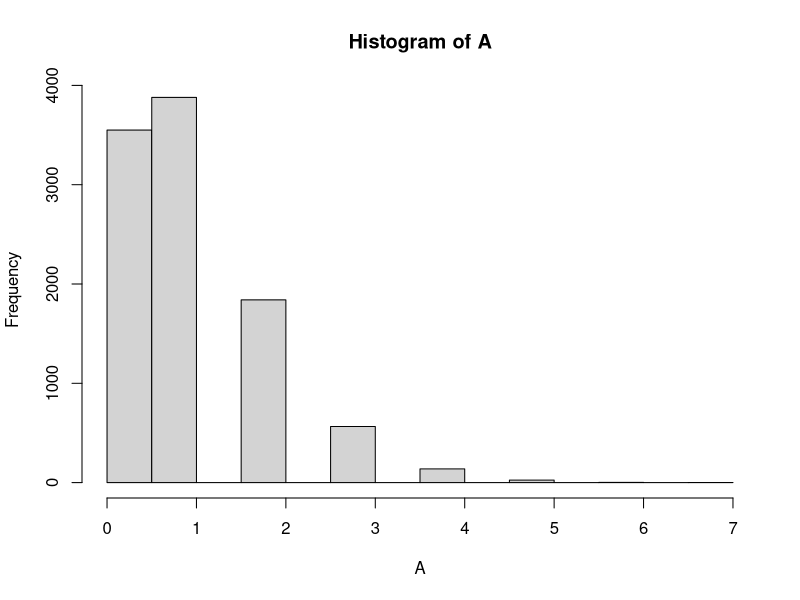
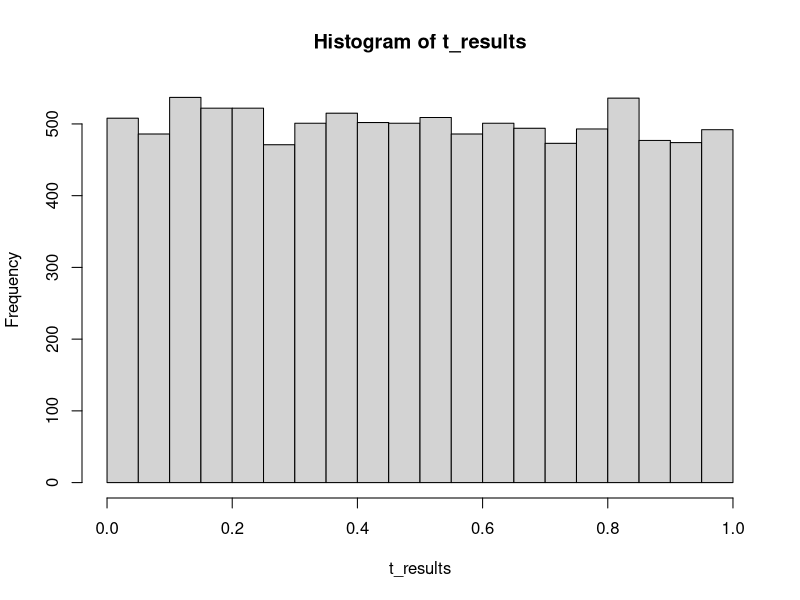
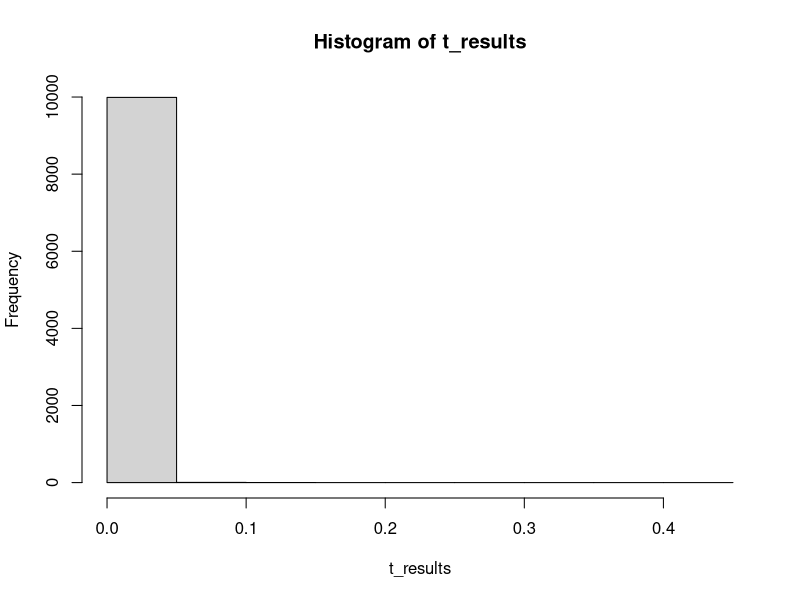

The R script that drew these images, in order:
## ---- chunk 1
knitr::opts_chunk$set(echo = TRUE)
## ---- chunk 2
A <- replicate(10000,rbinom(1,20,.05))
hist(A)

length(A[A > 0])/10000

A<-rbinom(10000,20,.05)
length(A[A > 0])/10000

A<-rbinom(10000,50,.05)
length(A[A > 0])/10000

?rbinom
## ---- chunk 3
t_results <- replicate(10000,t.test(rnorm(10,0,1),rnorm(10,0,1), var.equal = TRUE)$p.value)

hist(t_results)

## ---- chunk 4
t_results <- replicate(10000,t.test(rnorm(200,0,1),rnorm(200,0.5,1), var.equal = TRUE)$p.value)

hist(t_results)

